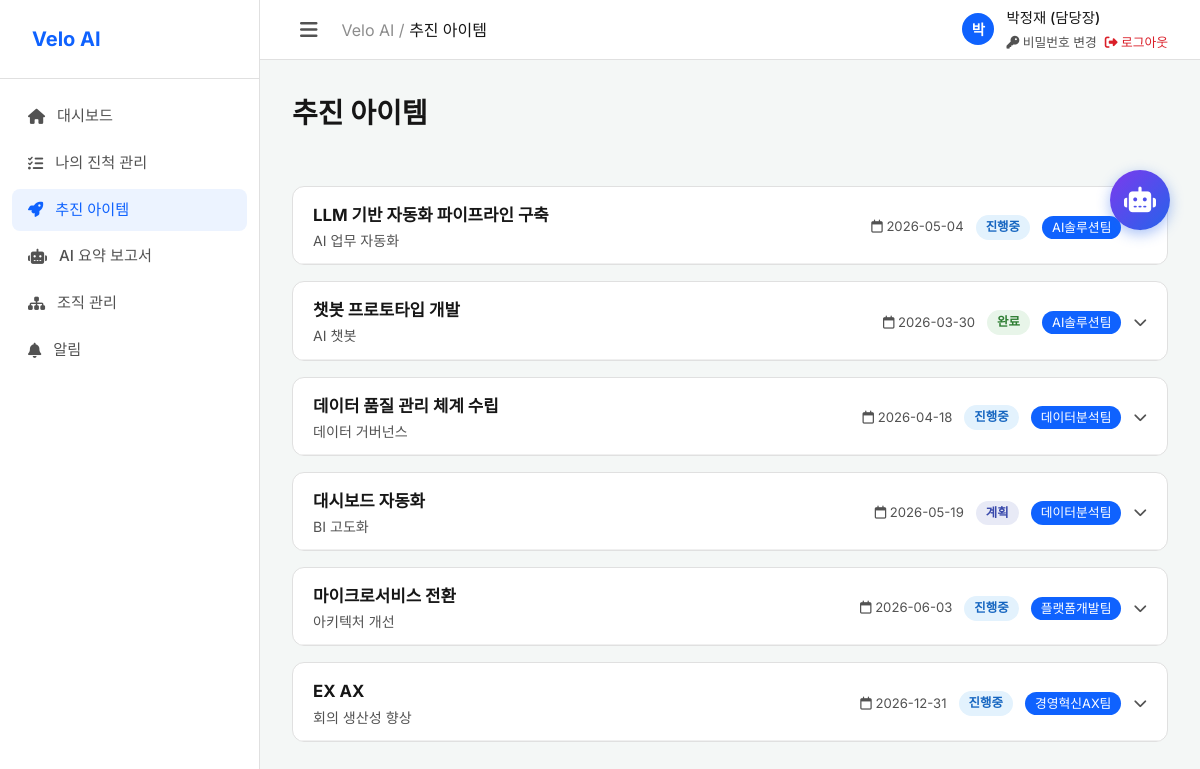
Screenshot of /items (signed in) with the database file from the repository.
### tables this page shows
CREATE TABLE divisions (
    id INTEGER PRIMARY KEY AUTOINCREMENT,
    group_id INTEGER NOT NULL,
    name TEXT NOT NULL,
    leader_name TEXT,
    leader_position TEXT,
    leader_email TEXT,
    FOREIGN KEY (group_id) REFERENCES groups (id)
);

CREATE TABLE items (
    id INTEGER PRIMARY KEY AUTOINCREMENT,
    team_id INTEGER NOT NULL,
    title TEXT NOT NULL,
    subtitle TEXT,
    description TEXT,
    status TEXT NOT NULL DEFAULT '계획',
    due_date TEXT,
    created_by TEXT,
    created_at TIMESTAMP DEFAULT CURRENT_TIMESTAMP, extra_note TEXT DEFAULT "",
    FOREIGN KEY (team_id) REFERENCES teams (id)
);

CREATE TABLE teams (
    id INTEGER PRIMARY KEY AUTOINCREMENT,
    division_id INTEGER NOT NULL,
    name TEXT NOT NULL,
    leader_name TEXT,
    leader_position TEXT,
    leader_email TEXT,
    FOREIGN KEY (division_id) REFERENCES divisions (id)
);

### app.py (the view)
@app.route('/items')
@login_required
def items():
    conn = get_db_connection()
    role = session.get('role')
    email = session.get('email')
    if role == '팀장':
        team = conn.execute('SELECT * FROM teams WHERE leader_email = ?', (email,)).fetchone()
        team_ids = [team['id']] if team else []
    elif role == '담당장':
        division = conn.execute('SELECT * FROM divisions WHERE leader_email = ?', (email,)).fetchone()
        if division:
            teams = conn.execute('SELECT id FROM teams WHERE division_id = ?', (division['id'],)).fetchall()
            team_ids = [t['id'] for t in teams]
        else:
            team_ids = []
    else:
        member = conn.execute('SELECT team_id FROM members WHERE email = ?', (email,)).fetchone()
        team_ids = [member['team_id']] if member else []
    if team_ids:
        placeholders = ','.join('?' * len(team_ids))
        items_list = conn.execute(
            f'SELECT i.*, t.name as team_name FROM items i JOIN teams t ON i.team_id = t.id WHERE i.team_id IN ({placeholders}) ORDER BY i.created_at DESC',
            team_ids
        ).fetchall()
    else:
        items_list = []
    items_with_members = []
    for item in items_list:
        members = conn.execute('SELECT * FROM item_members WHERE item_id = ?', (item['id'],)).fetchall()
        items_with_members.append({'item': dict(item), 'members': [dict(m) for m in members]})
    if role == '팀장':
        team = conn.execute('SELECT * FROM teams WHERE leader_email = ?', (email,)).fetchone()
        teams_list = [dict(team)] if team else []
    elif role == '담당장':
        division = conn.execute('SELECT * FROM divisions WHERE leader_email = ?', (email,)).fetchone()
        if division:
            teams_list = [dict(t) for t in conn.execute('SELECT * FROM teams WHERE division_id = ?', (division['id'],)).fetchall()]
        else:
            teams_list = []
    else:
        teams_list = []
    all_members = {}
    for t in teams_list:
        mems = conn.execute('SELECT * FROM members WHERE team_id = ?', (t['id'],)).fetchall()
        all_members[t['id']] = [dict(m) for m in mems]
    conn.close()
    return render_template('items.html', title='추진 아이템',
                           items_with_members=items_with_members,
                           teams_list=teams_list,
                           all_members=all_members,
                           role=role)

### app.py (called while the page is built)
def login_required(f):
    @wraps(f)
    def decorated_function(*args, **kwargs):
        if 'user_id' not in session:
            return redirect(url_for('login'))
        return f(*args, **kwargs)
    return decorated_function

### db.py (called while the page is built)
def get_db_connection():
    conn = sqlite3.connect(DB_PATH)
    conn.row_factory = sqlite3.Row
    return conn

### templates/items.html (shortened to what this page needs)
{% extends "base.html" %}
{% block content %}
<div class="items-header">
    <h1 class="page-title">추진 아이템</h1>
</div>
{% if items_with_members %}
{% for entry in items_with_members %}
{% set item = entry.item %}
{% set im_list = entry.members %}
<div class="item-card">
    <div class="item-card-header" onclick="toggleCard({{ item.id }})">
        <div class="item-title-block">
            <div class="item-main-title">{{ item.title }}</div>
            {% if item.subtitle %}
            <div class="item-sub-title">{{ item.subtitle }}</div>
            {% endif %}
        </div>
        <div class="item-meta">
            {% if item.due_date %}
            <span class="due-date-label"><i class="fa-regular fa-calendar"></i> {{ item.due_date }}</span>
            {% endif %}
            <span class="status-badge status-{{ item.status }}">{{ item.status }}</span>
            <span class="item-team-tag">{{ item.team_name }}</span>
            <i class="fa-solid fa-chevron-down" id="chevron-{{ item.id }}" style="color: var(--text-secondary); font-size: 0.85rem; transition: transform 0.2s;"></i>
        </div>
    </div>
</div>
{% endfor %}
{% endif %}
{% endblock %}

### templates/base.html (shortened to what this page needs)
<!DOCTYPE html>
<html lang="ko">
<head>
    <link rel="stylesheet" href="{{ url_for('static', filename='index.css') }}">
    <link rel="stylesheet" href="https://cdnjs.cloudflare.com/ajax/libs/font-awesome/6.4.0/css/all.min.css">
</head>
<body>
    <aside class="sidebar">
        <div class="sidebar-header">
            <a href="{{ url_for('index') }}" class="logo">
                 <span class="nav-text">Velo AI</span>
            </a>
        </div>
        <ul class="nav-menu">
            <li class="nav-item">
                <a href="{{ url_for('index') }}" class="nav-link {% if request.endpoint == 'index' %}active{% endif %}">
                    <i class="fa-solid fa-house"></i> <span class="nav-text">대시보드</span>
                </a>
            </li>
            <li class="nav-item">
                <a href="{{ url_for('progress') }}" class="nav-link {% if request.endpoint == 'progress' %}active{% endif %}">
                    <i class="fa-solid fa-list-check"></i> <span class="nav-text">나의 진척 관리</span>
                </a>
            </li>
            <li class="nav-item">
                <a href="{{ url_for('items') }}" class="nav-link {% if request.endpoint == 'items' %}active{% endif %}">
                    <i class="fa-solid fa-rocket"></i> <span class="nav-text">추진 아이템</span>
                </a>
            </li>
            <li class="nav-item">
                <a href="{{ url_for('ai_summary') }}" class="nav-link {% if request.endpoint == 'ai_summary' %}active{% endif %}">
                    <i class="fa-solid fa-robot"></i> <span class="nav-text">AI 요약 보고서</span>
                </a>
            </li>
            {% if session.role in ['담당장', '팀장'] %}
            <li class="nav-item">
                <a href="{{ url_for('org_manage') }}" class="nav-link {% if request.endpoint == 'org_manage' %}active{% endif %}">
                    <i class="fa-solid fa-sitemap"></i> <span class="nav-text">조직 관리</span>
                </a>
            </li>
            {% endif %}
            <li class="nav-item">
                <a href="{{ url_for('notifications') }}" class="nav-link {% if request.endpoint == 'notifications' %}active{% endif %}" style="position:relative;">
                    <i class="fa-solid fa-bell"></i> <span class="nav-text">알림</span>
                </a>
            </li>
        </ul>
    </aside>
    <main class="main-content">
        <header class="top-header">
            <div style="display: flex; align-items: center; gap: 16px;">
                <button id="sidebarToggle" class="icon-btn">
                    <i class="fa-solid fa-bars"></i>
                </button>
                <div class="header-breadcrumb">
                    <span style="color: var(--text-muted);">Velo AI / </span>
                    <span style="font-weight: 500;">{{ title|default("대시보드") }}</span>
                </div>
            </div>
            <div class="user-profile" style="position: relative; display: flex; align-items: center; gap: 12px;">
                {% if session.name %}
                <div class="avatar" style="background-color: var(--primary-color); color: white;">{{ session.name[0] }}</div>
                <div style="display: flex; flex-direction: column;">
                    <span style="font-weight: 500;">{{ session.name }} ({{ session.role }})</span>
                    <div style="display: flex; gap: 8px; font-size: 0.8rem; margin-top: 4px;">
                        <a href="{{ url_for('change_password') }}" style="color: var(--text-secondary); text-decoration: none;"><i class="fa-solid fa-key"></i> 비밀번호 변경</a>
                        <a href="{{ url_for('logout') }}" style="color: #da1e28; text-decoration: none;"><i class="fa-solid fa-right-from-bracket"></i> 로그아웃</a>
                    </div>
                </div>
                {% endif %}
            </div>
        </header>
        <div class="content-wrapper">
            {% block content %}{% endblock %}
        </div>
    </main>
    <div class="chatbot-container">
        <button class="chatbot-btn" id="chatbotBtn">
            <i class="fa-solid fa-robot"></i>
        </button>
    </div>
</body>
</html>

### static/index.css (style rules this page uses)
:root { --primary-color: #0f62fe; --primary-hover: #0353e9; --primary-rgb: 15, 98, 254; --bg-color: #f4f7f6; --sidebar-bg: #ffffff; --text-main: #161616; --text-primary: #161616; --text-secondary: #525252; --text-muted: #8d8d8d; --border-color: #e0e0e0; --card-bg: #ffffff; --hover-bg: #f0f4ff; --bg-secondary: #f4f4f4; --sidebar-width: 260px; --header-height: 60px; }
* { margin: 0; padding: 0; box-sizing: border-box; }
body { font-family: 'Inter', -apple-system, BlinkMacSystemFont, 'Segoe UI', Roboto, Helvetica, Arial, sans-serif; background-color: var(--bg-color); color: var(--text-main); line-height: 1.5; display: flex; min-height: 100vh; overflow-x: hidden; }
.sidebar { width: var(--sidebar-width); background-color: var(--sidebar-bg); border-right: 1px solid var(--border-color); padding: 24px 0; position: fixed; height: 100vh; z-index: 100; display: flex; flex-direction: column; transition: width 0.3s cubic-bezier(0.4, 0.0, 0.2, 1); overflow: hidden; }
.sidebar:not(.collapsed) .nav-text { opacity: 1; visibility: visible; transition: opacity 0.2s 0.1s, visibility 0.2s 0.1s; }
.sidebar-header { padding: 0 24px 24px; border-bottom: 1px solid var(--border-color); margin-bottom: 16px; }
.logo { font-size: 1.25rem; font-weight: 700; color: var(--primary-color); text-decoration: none; display: flex; align-items: center; gap: 8px; }
.nav-menu { list-style: none; padding: 0 12px; flex: 1; }
.nav-item { margin-bottom: 4px; }
.nav-link { display: flex; align-items: center; gap: 12px; padding: 10px 16px; color: var(--text-secondary); text-decoration: none; border-radius: 8px; font-weight: 500; font-size: 0.95rem; transition: all 0.2s ease; white-space: nowrap; }
.nav-link:hover, .nav-link.active { background-color: rgba(15, 98, 254, 0.08); color: var(--primary-color); }
.main-content { flex: 1; margin-left: var(--sidebar-width); display: flex; flex-direction: column; min-height: 100vh; transition: margin-left 0.3s cubic-bezier(0.4, 0.0, 0.2, 1); }
.icon-btn { background: none; border: none; color: var(--text-secondary); font-size: 1.25rem; cursor: pointer; padding: 8px; border-radius: 6px; display: flex; align-items: center; justify-content: center; transition: background-color 0.2s; }
.top-header { height: var(--header-height); background-color: var(--card-bg); border-bottom: 1px solid var(--border-color); display: flex; align-items: center; justify-content: space-between; padding: 0 32px; position: sticky; top: 0; z-index: 90; }
.user-profile { display: flex; align-items: center; gap: 12px; font-weight: 500; font-size: 0.9rem; }
.avatar { width: 32px; height: 32px; border-radius: 50%; background-color: var(--primary-color); color: white; display: flex; align-items: center; justify-content: center; font-weight: 600; }
.content-wrapper { padding: 32px; max-width: 1200px; margin: 0 auto; width: 100%; }
.page-title { font-size: 1.75rem; font-weight: 700; margin-bottom: 24px; color: var(--text-main); }
.status-badge { padding: 4px 10px; border-radius: 12px; font-size: 0.75rem; font-weight: 600; }
.chatbot-container { position: fixed; bottom: 30px; right: 30px; z-index: 9999; display: flex; flex-direction: column; align-items: flex-end; pointer-events: none; width: fit-content; }
.chatbot-btn { width: 60px; height: 60px; border-radius: 50%; background: linear-gradient(135deg, #7c3aed, #2563eb); color: white; border: none; font-size: 1.6rem; cursor: pointer; box-shadow: 0 4px 14px rgba(37, 99, 235, 0.4); transition: transform 0.2s, box-shadow 0.2s; display: flex; align-items: center; justify-content: center; pointer-events: auto; }

### rows the page displays
divisions: name "박정재"
items: title "LLM 기반 자동화 파이프라인 구축", subtitle "AI 업무 자동화", due_date "2026-05-04", status "진행중"
teams: team_name "AI솔루션팀" "AI솔루션팀"
items: title "챗봇 프로토타입 개발", subtitle "AI 챗봇", due_date "2026-03-30", status "완료"
items: title "데이터 품질 관리 체계 수립", subtitle "데이터 거버넌스", due_date "2026-04-18", status "진행중"
teams: team_name "데이터분석팀" "데이터분석팀"
items: title "대시보드 자동화", subtitle "BI 고도화", due_date "2026-05-19", status "계획"
items: title "마이크로서비스 전환", subtitle "아키텍처 개선", due_date "2026-06-03", status "진행중"
teams: team_name "플랫폼개발팀"
items: title "EX AX", subtitle "회의 생산성 향상", due_date "2026-12-31", status "진행중"
teams: team_name "경영혁신AX팀"

### other values shown
{{ title|default("대시보드") }} "추진 아이템"
{{ session.name[0] }} "박"
{{ session.role }} "담당장"
